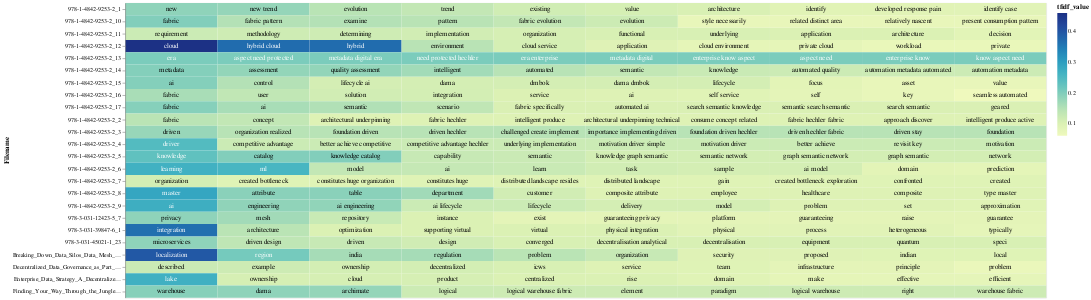

Notebook cell for this chart:
### Code cell
chart_tfidf

### Figure 1 — Vega-Lite specification as saved in the notebook (floating-point values rounded to 4 significant figures; data arrays with more than 128 entries replaced by an {"elided": "..."} marker saying what was removed)
{"config": {"view": {"continuousWidth": 300, "continuousHeight": 300}}, "layer": [{"mark": {"type": "rect"}, "encoding": {"color": {"field": "tfidf_value", "type": "quantitative"}, "text": {"field": "topic_word", "type": "nominal"}, "x": {"axis": null, "field": "rank", "type": "ordinal"}, "y": {"field": "Filename", "type": "nominal"}}, "transform": [{"window": [{"op": "rank", "field": "", "as": "rank"}], "groupby": ["Filename"], "sort": [{"field": "tfidf_value", "order": "descending"}]}]}, {"mark": {"type": "text", "baseline": "middle"}, "encoding": {"color": {"condition": {"test": "(datum.tfidf_value >= 0.2)", "value": "white"}, "value": "black"}, "text": {"field": "topic_word", "type": "nominal"}, "x": {"axis": null, "field": "rank", "type": "ordinal"}, "y": {"field": "Filename", "type": "nominal"}}, "transform": [{"window": [{"op": "rank", "field": "", "as": "rank"}], "groupby": ["Filename"], "sort": [{"field": "tfidf_value", "order": "descending"}]}]}], "data": {"name": "data-b50d4864e9cb671a596e835fe587dfb5"}, "width": 1500, "$schema": "https://vega.github.io/schema/vega-lite/v5.15.1.json", "datasets": {"data-b50d4864e9cb671a596e835fe587dfb5": {"elided": "240 records"}}}
